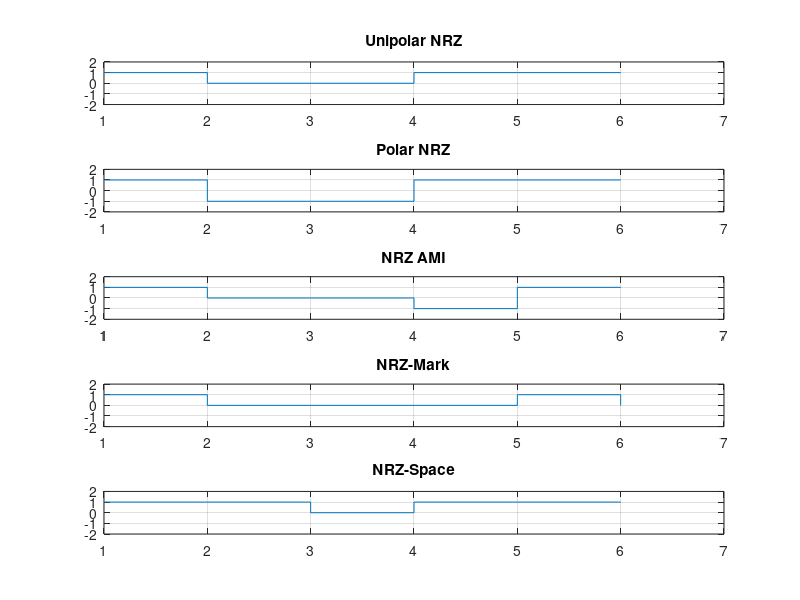

This figure's MATLAB source:
%Pulse data coding techniques
a=[ 1 0 0 1 1];
U=a;
n=length(a);
U(n+1)=U(n);
%POLAR
P=a;
for k=1:n;
if a(k)==0
P(k)=-1;
end
P(n+1)=P(n);
end
%Bipolar
B=a;
f = -1;
for k=1:n;
if B(k)==1;
if f==-1;
B(k)=1; f=1;
else
B(k)=-1; f=-1;
end
end
B(n+1)=B(n);
end
%Mark
M(1)=1;
for k=1:n;
M(k+1)=xor(M(k), a(k));
end
%Space
S(1)=1;
for k=1:n
S(k+1)=not(xor(S(k), a(k)));
end
%Plotting Waves
subplot(5, 1, 1);
stairs(U)
axis([1 n+2 -2 2])
title('Unipolar NRZ')
grid on
subplot(5, 1, 2);
stairs(P)
axis([1 n+2 -2 2])
title('Polar NRZ')
grid on
subplot(5, 1, 3);
stairs(B)
axis([1 n+2 -2 2])
title('NRZ AMI')
grid on
subplot(5, 1, 4);
stairs(M)
axis([1 n+2 -2 2])
title('NRZ-Mark')
grid on;
subplot(5, 1, 5);
stairs(S)
axis([1 n+2 -2 2])
title('NRZ-Space')
grid on;